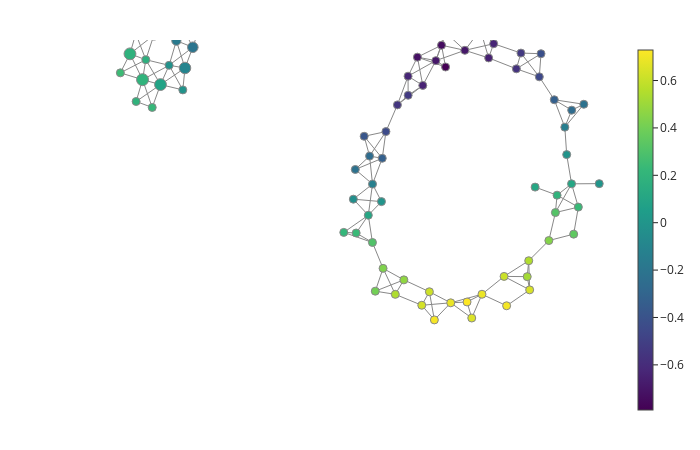

Notebook cell for this chart:
### Markdown cell above
With the Mapper pipeline at hand, it is now a simple matter to visualise it. To warm up, let's examine the graph in two-dimensions using the default arguments of `giotto-tda`'s plotting function:

### Code cell
fig = plot_static_mapper_graph(pipe, data)
fig.show(config={'scrollZoom': True})

### Figure 1 — Plotly figure (JSON) as saved in the notebook; plotly's stock layout.template omitted (floating-point values rounded to 4 significant figures; data arrays with more than 128 entries replaced by an {"elided": "..."} marker saying what was removed)
{"data": [{"hoverinfo": "none", "line": {"color": "#888", "width": 1}, "mode": "lines", "name": "edge_trace", "type": "scatter", "uid": "f280620c-8e41-4044-9c03-a625f89bee4d", "x": {"elided": "465 float values"}, "y": {"elided": "465 float values"}}, {"hoverinfo": "text", "hovertext": ["Node ID: 0<br>Node size: 12<br>Summary statistic: -0.725", "Node ID: 1<br>Node size: 78<br>Summary statistic: -0.65", "Node ID: 2<br>Node size: 99<br>Summary statistic: -0.564", "Node ID: 3<br>Node size: 103<br>Summary statistic: -0.456", "Node ID: 4<br>Node size: 87<br>Summary statistic: -0.326", "Node ID: 5<br>Node size: 28<br>Summary statistic: -0.22", "Node ID: 6<br>Node size: 1<br>Summary statistic: -0.79", "Node ID: 7<br>Node size: 46<br>Summary statistic: -0.741", "Node ID: 8<br>Node size: 105<br>Summary statistic: -0.691", "Node ID: 9<br>Node size: 39<br>Summary statistic: -0.632", "Node ID: 10<br>Node size: 7<br>Summary statistic: -0.529", "Node ID: 11<br>Node size: 5<br>Summary statistic: -0.416", "Node ID: 12<br>Node size: 33<br>Summary statistic: -0.257", "Node ID: 13<br>Node size: 100<br>Summary statistic: -0.141", "Node ID: 14<br>Node size: 55<br>Summary statistic: -0.00904", "Node ID: 15<br>Node size: 1<br>Summary statistic: 0.111", "Node ID: 16<br>Node size: 17<br>Summary statistic: -0.718", "Node ID: 17<br>Node size: 108<br>Summary statistic: -0.692", "Node ID: 18<br>Node size: 11<br>Summary statistic: -0.657", "Node ID: 19<br>Node size: 1<br>Summary statistic: 0.00215", "Node ID: 20<br>Node size: 116<br>Summary statistic: 0.106", "Node ID: 21<br>Node size: 28<br>Summary statistic: 0.191", "Node ID: 22<br>Node size: 63<br>Summary statistic: -0.641", "Node ID: 23<br>Node size: 53<br>Summary statistic: -0.627", "Node ID: 24<br>Node size: 31<br>Summary statistic: -0.266", "Node ID: 25<br>Node size: 254<br>Summary statistic: -0.199", "Node ID: 26<br>Node size: 301<br>Summary statistic: -0.101", "Node ID: 27<br>Node size: 58<br>Summary statistic: -0.0136", "Node ID: 28<br>Node size: 31<br>Summary statistic: 0.234", "Node ID: 29<br>Node size: 87<br>Summary statistic: 0.313", "Node ID: 30<br>Node size: 105<br>Summary statistic: -0.549", "Node ID: 31<br>Node size: 17<br>Summary statistic: -0.53", "Node ID: 32<br>Node size: 248<br>Summary statistic: -0.197", "Node ID: 33<br>Node size: 193<br>Summary statistic: -0.169", "Node ID: 34<br>Node size: 126<br>Summary statistic: -0.0204", "Node ID: 35<br>Node size: 318<br>Summary statistic: 0.0846", "Node ID: 36<br>Node size: 2<br>Summary statistic: 0.189", "Node ID: 37<br>Node size: 3<br>Summary statistic: 0.348", "Node ID: 38<br>Node size: 105<br>Summary statistic: 0.443", "Node ID: 39<br>Node size: 93<br>Summary statistic: -0.443", "Node ID: 40<br>Node size: 14<br>Summary statistic: -0.384", "Node ID: 41<br>Node size: 247<br>Summary statistic: -0.1", "Node ID: 42<br>Node size: 221<br>Summary statistic: -0.0118", "Node ID: 43<br>Node size: 117<br>Summary statistic: 0.165", "Node ID: 44<br>Node size: 327<br>Summary statistic: 0.195", "Node ID: 45<br>Node size: 2<br>Summary statistic: 0.224", "Node ID: 46<br>Node size: 3<br>Summary statistic: 0.518", "Node ID: 47<br>Node size: 103<br>Summary statistic: 0.549", "Node ID: 48<br>Node size: 63<br>Summary statistic: -0.325", "Node ID: 49<br>Node size: 52<br>Summary statistic: -0.26", "Node ID: 50<br>Node size: 26<br>Summary statistic: -0.016", "Node ID: 51<br>Node size: 260<br>Summary statistic: 0.0819", "Node ID: 52<br>Node size: 318<br>Summary statistic: 0.185", "Node ID: 53<br>Node size: 65<br>Summary statistic: 0.244", "Node ID: 54<br>Node size: 23<br>Summary statistic: 0.61", "Node ID: 55<br>Node size: 95<br>Summary statistic: 0.642", "Node ID: 56<br>Node size: 10<br>Summary statistic: -0.217", "Node ID: 57<br>Node size: 101<br>Summary statistic: -0.129", "Node ID: 58<br>Node size: 8<br>Summary statistic: -0.0353", "Node ID: 59<br>Node size: 7<br>Summary statistic: 0.648", "Node ID: 60<br>Node size: 99<br>Summary statistic: 0.686", "Node ID: 61<br>Node size: 28<br>Summary statistic: 0.708", "Node ID: 62<br>Node size: 48<br>Summary statistic: -0.00824", "Node ID: 63<br>Node size: 107<br>Summary statistic: 0.109", "Node ID: 64<br>Node size: 45<br>Summary statistic: 0.234", "Node ID: 65<br>Node size: 8<br>Summary statistic: 0.401", "Node ID: 66<br>Node size: 7<br>Summary statistic: 0.473", "Node ID: 67<br>Node size: 29<br>Summary statistic: 0.615", "Node ID: 68<br>Node size: 100<br>Summary statistic: 0.684", "Node ID: 69<br>Node size: 55<br>Summary statistic: 0.729", "Node ID: 70<br>Node size: 18<br>Summary statistic: 0.214", "Node ID: 71<br>Node size: 77<br>Summary statistic: 0.305", "Node ID: 72<br>Node size: 92<br>Summary statistic: 0.431", "Node ID: 73<br>Node size: 107<br>Summary statistic: 0.545", "Node ID: 74<br>Node size: 83<br>Summary statistic: 0.633", "Node ID: 75<br>Node size: 24<br>Summary statistic: 0.712"], "marker": {"color": [-0.7255, -0.6505, -0.5638, -0.456, -0.3259, -0.2203, -0.7905, -0.7408, -0.6913, -0.6319, -0.529, -0.4165, -0.2572, -0.141, -0.00904, 0.111, -0.7175, -0.6924, -0.6568, 0.00215, 0.1056, 0.1911, -0.6414, -0.6266, -0.2659, -0.1992, -0.1005, -0.01364, 0.2339, 0.313, -0.5492, -0.5296, -0.1966, -0.1689, -0.02037, 0.08459, 0.1887, 0.3481, 0.443, -0.4428, -0.3841, -0.1001, -0.01185, 0.1655, 0.1951, 0.2244, 0.5176, 0.5495, -0.3253, -0.2598, -0.01597, 0.08187, 0.1849, 0.244, 0.6104, 0.6417, -0.2168, -0.1293, -0.03531, 0.6482, 0.686, 0.7079, -0.00824, 0.1088, 0.2343, 0.4015, 0.4727, 0.6152, 0.6836, 0.7288, 0.2137, 0.3046, 0.4306, 0.5455, 0.6329, 0.7119], "colorbar": {"thickness": 15, "title": {"side": "right", "text": ""}, "xanchor": "left"}, "colorscale": [[0, "#440154"], [0.1111, "#482878"], [0.2222, "#3e4989"], [0.3333, "#31688e"], [0.4444, "#26828e"], [0.5556, "#1f9e89"], [0.6667, "#35b779"], [0.7778, "#6ece58"], [0.8889, "#b5de2b"], [1, "#fde725"]], "line": {"color": "#888", "width": 1}, "opacity": 1, "reversescale": false, "showscale": true, "size": [12, 78, 99, 103, 87, 28, 1, 46, 105, 39, 7, 5, 33, 100, 55, 1, 17, 108, 11, 1, 116, 28, 63, 53, 31, 254, 301, 58, 31, 87, 105, 17, 248, 193, 126, 318, 2, 3, 105, 93, 14, 247, 221, 117, 327, 2, 3, 103, 63, 52, 26, 260, 318, 65, 23, 95, 10, 101, 8, 7, 99, 28, 48, 107, 45, 8, 7, 29, 100, 55, 18, 77, 92, 107, 83, 24], "sizemin": 4, "sizemode": "area", "sizeref": 4.542}, "mode": "markers", "name": "node_trace", "type": "scatter", "uid": "716e56e1-bfd5-4da3-af54-ba5b4f6d4721", "x": [2.001, 2.204, 2.887, 3.452, 3.82, 4.548, 1.143, 1.043, 1.618, 2.328, 3.0, 3.494, 4.25, 4.08, 4.127, 3.349, 0.4491, 0.9028, 1.145, 4.928, 4.246, 3.889, 0.5817, 0.2188, -4.885, -5.083, -5.275, -5.33, 4.413, 3.849, -0.04322, 0.2211, -5.406, -5.488, -5.667, -5.879, -6.479, 4.299, 3.687, -0.3262, -0.8625, -5.859, -6.044, -6.241, -6.321, -6.083, 3.154, 3.191, -0.4168, -0.7289, -6.372, -6.488, -6.631, -6.868, 2.584, 3.214, -1.08, -0.6568, -1.129, 1.788, 2.039, 2.646, -0.4364, -0.7604, -1.059, -0.5883, 0.1154, 0.7443, 1.27, 1.672, -1.364, -0.6583, -0.3968, -0.09533, 0.5566, 0.867], "y": [3.026, 2.296, 2.015, 1.807, 1.215, 1.098, 2.062, 2.625, 2.493, 2.664, 2.422, 2.406, 0.9451, 0.506, -0.2046, -1.045, 2.317, 2.227, 2.952, -0.9552, -0.9603, -1.254, 1.586, 1.824, 3.182, 2.573, 2.037, 1.47, -1.562, -1.704, 1.082, 1.331, 3.232, 2.742, 2.105, 1.607, 1.17, -2.261, -2.428, 0.3911, 0.2699, 3.345, 2.885, 2.25, 1.734, 1.016, -3.361, -2.949, -0.2995, -0.2424, 3.503, 2.926, 2.402, 1.911, -3.355, -3.703, -0.5887, -0.9677, -1.357, -4.432, -3.817, -4.115, -1.421, -1.773, -2.233, -3.737, -3.445, -3.752, -4.038, -4.017, -2.216, -2.478, -3.147, -3.819, -4.101, -4.48]}], "layout": {"autosize": false, "height": 450, "hovermode": "closest", "margin": {"b": 20, "l": 5, "r": 5, "t": 40}, "showlegend": false, "title": {"text": ""}, "updatemenus": [{"direction": "down", "pad": {"r": 10, "t": 10}, "showactive": true, "x": 0.11, "xanchor": "left", "y": 1.1, "yanchor": "top"}], "width": 700, "xaxis": {"autorange": false, "range": [-9.094, 5.341], "showgrid": false, "showline": false, "showticklabels": false, "ticks": "", "title": {"text": ""}, "type": "linear", "zeroline": false}, "yaxis": {"autorange": false, "range": [-7.07, 2.76], "showgrid": false, "showline": false, "showticklabels": false, "ticks": "", "title": {"text": ""}, "type": "linear", "zeroline": false}}}
